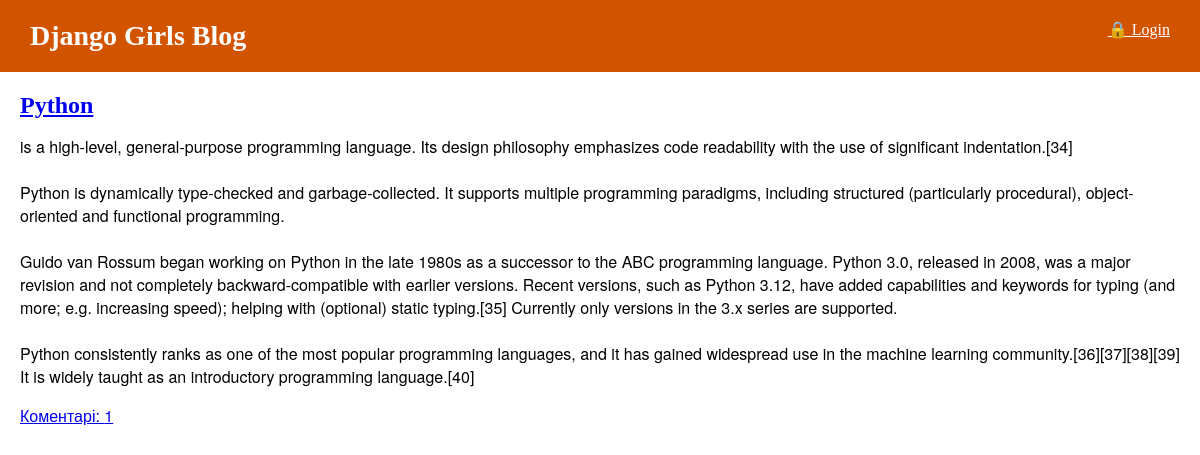
The page / on the database its author committed.
### myblog/models.py (models this page shows, shortened)
class Post(models.Model):
    author = models.ForeignKey(settings.AUTH_USER_MODEL, on_delete=models.CASCADE)
    title = models.CharField(max_length=200)
    text = models.TextField()
    created_date = models.DateTimeField(default=timezone.now)
    published_date = models.DateTimeField(blank=True, null=True)
    def all_comments(self):
        return self.comments.all()   # показує всі коментарі

### myblog/views.py (the view)
# urls.py: path('', views.post_list, name='post_list'),
def post_list(request):
    posts = Post.objects.filter(published_date__lte=timezone.now()).order_by('-published_date')
    return render(request, 'myblog/post_list.html', {'posts': posts})

### myblog/templates/myblog/post_list.html
{% extends 'myblog/base.html' %}
{% block content %}
    {% for post in posts %}
        <div class="post">
            <h1><a href="{% url 'post_detail' pk=post.pk %}">{{ post.title }}</a></h1>
            <p>{{ post.text|linebreaksbr }}</p>
            <a href="{% url 'post_detail' pk=post.pk %}">Коментарі: {{ post.all_comments.count }}</a>
        </div>
    {% endfor %}
{% endblock %}

### myblog/static/css/blog.css (style rules this page uses)
body { font-family: "Helvetica Neue", Arial, sans-serif; margin: 0; padding: 0; background: #fff; }
.post { margin: 20px; }
.post h1 { font-family: 'Lobster', cursive; font-size: 24px; margin-bottom: 10px; }

### rows shown on the page
Post: title "Python", text "is a high-level, general-purpose programming language. Its design philosophy emphasizes code readability with the use of significant indentation.[34] Python is dynamically type-checked and garbage-collected. It supports multiple programming paradigms, including structured (particularly procedural), object-oriented and functional programming. Guido van Rossum began working on Python in the late 1980s as a successor to the ABC programming language. Python 3.0, released in 2008, was a major revision and not completely backward-compatible with earlier versions. Recent versions, such as Python 3.12, have added capabilities and keywords for typing (and more; e.g. increasing speed); helping with…", all_comments.count "1"
